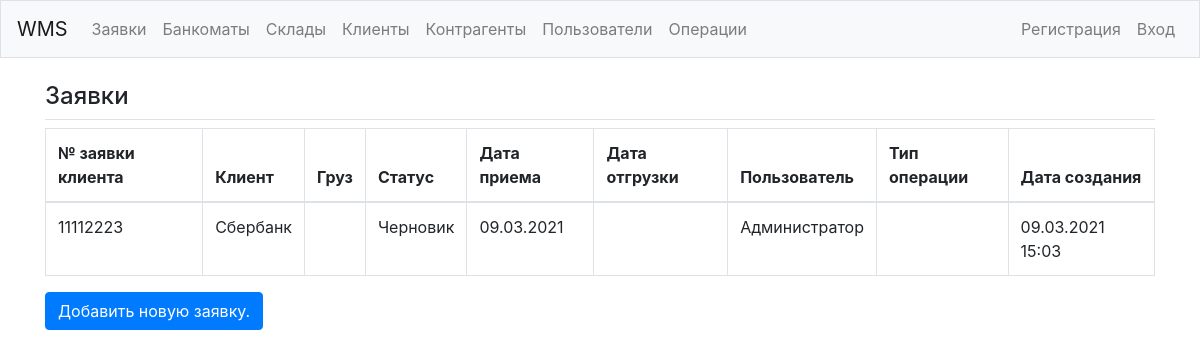
The app's page /orders/, older data.
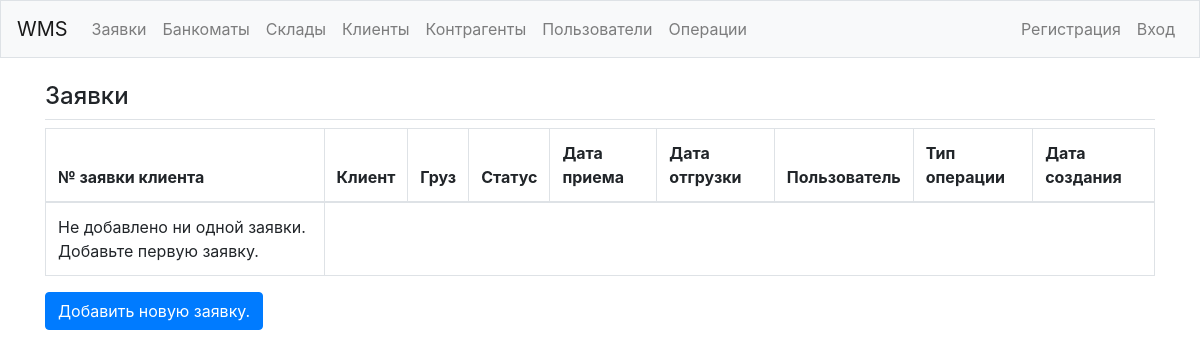
The same page, newer data.
### wms/models.py (models this page shows, shortened)
class Order(models.Model):
    logistic_order = models.CharField(max_length=200)
    client = models.ForeignKey(Client, on_delete=models.SET_NULL, blank=True, null=True)
    customer = models.ForeignKey(Customer, on_delete=models.SET_NULL, blank=True, null=True)
    storage = models.ForeignKey(Storage, on_delete=models.SET_NULL, null=True)
    status = models.CharField(
        max_length=10,
        choices=OrderStatus.choices,
        default=OrderStatus.draft,
    )
    date_in = models.DateField('Дата приема', blank=True, null=True)
    date_out = models.DateField('Дата отгрузки', blank=True, null=True)
    operation = models.ManyToManyField(Operation, blank=True)
    driver = models.CharField(max_length=200, blank=True, null=True)
    driver_car = models.CharField(max_length=200, blank=True, null=True)
    storage_order = models.CharField(max_length=200, blank=True, null=True)
    date_created = models.DateTimeField('date published', auto_now_add=True)

class Client(models.Model):
    name = models.CharField(max_length=200)
    pub_date = models.DateTimeField('date published', auto_now_add=True)
    def __str__(self):
        return self.name

class Customer(models.Model):
    user = models.ForeignKey(User, on_delete=models.SET_NULL, null=True)
    name = models.CharField(max_length=200, blank=True)
    post = models.CharField(max_length=200, blank=True)
    phone = models.CharField(max_length=200, blank=True)
    email = models.CharField(max_length=200, blank=True)
    profile_pic = models.CharField(max_length=200, blank=True)
    date_created = models.DateTimeField('date published', auto_now_add=True)
    def __str__(self):
        return self.name

### wms/views.py (the view)
# urls.py: path('orders/', views.orders, name='orders'),
def orders(request):
    orders = Order.objects.all().order_by('date_in')
    context = {'orders': orders}
    return render(request, 'wms/orders.html', context)

### wms/templates/wms/orders.html
{% extends "wms/base.html" %}
{% block page_header %}
  <h4>Заявки</h4>
{% endblock page_header %}
{% block content %}
<table class="table table-bordered">
  <thead>
    <tr>
      <th scope="col">№ заявки клиента</th>
      <th scope="col">Клиент</th>
      <th scope="col">Груз</th>
      <th scope="col">Статус</th>
      <th scope="col">Дата приема</th>
      <th scope="col">Дата отгрузки</th>
      <th scope="col">Пользователь</th>
      <th scope="col">Тип операции</th>
      <th scope="col">Дата создания</th>
    </tr>
  </thead>
  <tbody>
    {% for order in orders %}
      <tr>
        <td>{{ order.logistic_order }}</td>
        <td>{{ order.client }}</td>
        <td>{{ order.atm }}</td>
        <td>{{ order.status }}</td>
        <td>{{ order.date_in|date:'d.m.Y' }}</td>
        <td>{{ order.date_out|date:'d.m.Y' }}</td>
        <td>{{ order.customer }}</td>
        <td>{{ order.operation_client }}</td>
        <td>{{ order.date_created|date:'d.m.Y H:m'  }}</td>
      </tr>
    {% empty %}
      <tr>
        <td>Не добавлено ни одной заявки. Добавьте первую заявку.</td>
      </tr>
    {% endfor %}
  </tbody>
</table>
<div>
  <a class="btn btn-primary mb-3" href="{% url 'wms:new_order' %}">Добавить новую заявку.</a>
</div>
{% endblock content %}

Row changes from the older to the newer data that the page shows:
removed Order: logistic_order "11112223", client "Сбербанк", status "Черновик", date_in "09.03.2021", customer "Администратор", date_created "09.03.2021 15:03"
Text that changed along with them:
text now shown: "Не добавлено ни одной заявки. Добавьте первую заявку."
